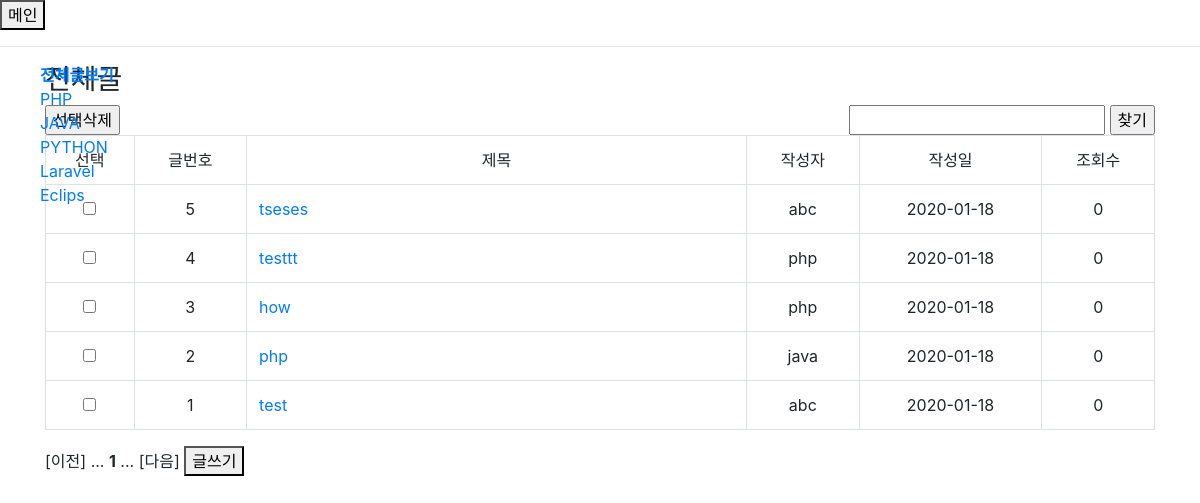
Page /list.php on the committed database.
### tables this page shows
create table category_tb(
	category_no int primary key auto_increment,
    category_nm varchar(20) 
)default charset = utf8;

create table contents_tb(
	content_no int primary key auto_increment,
    title varchar(20) not null,
    content mediumtext,
	user_no int,
    category_no int,
    write_dt datetime,
    view_cnt int default 0,
    foreign key (user_no) references user_tb(user_no) on delete cascade,
    foreign key (category_no) references category_tb(category_no) on delete cascade
)default charset = utf8;

### list.php (the view, shortened to what this page needs)
<!DOCTYPE html>
<html>
<head>
    <link rel="stylesheet" href="css/bootstrap.css">
    <link rel="stylesheet" href="list.css">
</head>
<body>
<header>
    <button id="main" onclick="location.href='main.php'">메인</button>
</header>
<hr>
<div class='category'>
<ul>
    <a href="list.php?category=0"><li><b>전체글보기</b></li></a>
    <?php
    $pdo = DB_conn();
    try
    {   $query = "SELECT * from category_tb";
        $stmh = $pdo->prepare($query);
        $stmh->execute();
    }
    catch(PDOException $e){ print 'err: '.$e->getMessage(); }
    while($row=$stmh->fetch(PDO::FETCH_ASSOC))
    {   $cg_no = $row['category_no'];
        $cg_nm = $row['category_nm'];
        print "<a href='list.php?category=$cg_no'><li>$cg_nm</li></a>";
    }
    ?>
</ul>
</div>
<div class="container">
<h3>전체글</h1>
<div class="search">
    <form action="list.php" method="get" autocomplete="off">
        <input type="text" name="search">
        <input type="submit" value="찾기">
    </form>
</div>
<?php
try
{   $query = "SELECT is_admin from user_tb where id='$id'";
    $stmh = $pdo->prepare($query);
    $stmh->execute();
}
catch(PDOException $e){print 'err: '.$e->getMessage();}
$row = $stmh->fetch(PDO::FETCH_ASSOC);
$power = $row['is_admin'];
if($power==0)
{?>
    <form action="delete.php" method="POST" class="select">
        <input type="submit" value="선택삭제">
<?php
}
$category = 0;
$category_nm = '';
try
{
    if(isset($_GET['search']) && $category==0)
    {   $key = $_GET['search'];
        $query = "SELECT count(content_no) as total FROM list_view where title like '%$key%'";
        $stmh=$pdo->prepare($query);
        $stmh->execute();
    }
    elseif(isset($_GET['search']) && $category>0)
    {   $key = $_GET['search'];
        $query = "SELECT count(content_no) as total FROM list_view where title like '%$key%' and category_no=$category";
        $stmh=$pdo->prepare($query);
        $stmh->execute();
    }
    elseif($category>0)
    {   $query = "SELECT count(content_no) as total FROM list_view where category_no=$category";
        $stmh=$pdo->prepare($query);
        $stmh->execute();
    }
    else
    {   $query = "SELECT count(content_no) as total FROM list_view";
        $stmh=$pdo->prepare($query);
        $stmh->execute();
    }
}
catch(PDOException $e)
{   print 'err: '. $e->getMessage();   }
$row=$stmh->fetch(PDO::FETCH_ASSOC);
$total = $row['total'];
$page_set = 15;
$block_set = 5;
$total_page = ceil ($total / $page_set);
$total_block = ceil ($total_page / $block_set);
$page = 1;
$block = ceil ($page / $block_set);
$limit_idx = ($page - 1) * $page_set;
try
{
    if(isset($key) && $category==0)
    {   $query = "SELECT * from list_view where title like '%$key%' order by content_no desc limit $limit_idx, $page_set";
        $stmh=$pdo->prepare($query);
        $stmh->execute();
        print $key . ' 검색결과';
    }
    else
    if(isset($key) && $category>0)
    {   $query = "SELECT * from list_view where title like '%$key%' and category_no=$category order by content_no desc limit $limit_idx, $page_set";
        $stmh=$pdo->prepare($query);
        $stmh->execute();
        print $key . ' 검색결과';
        ?>
        <script>// 카테고리 이름으로 게시판 이름 변경
            $(document).ready(function(){
                $("h3").text("<?= $category_nm ?>");
            });
        </script>
        <?php
    }
    else
    if($category>0)
    {   $query = "SELECT * from list_view where category_no=$category order by content_no desc limit $limit_idx, $page_set";
        $stmh=$pdo->prepare($query);
        $stmh->execute();
        ?>
        <script>// 카테고리 이름으로 게시판 이름 변경
            $(document).ready(function(){
                $("h3").text("<?= $category_nm ?>");
            });
        </script>
        <?php
    }
    else
    {   $query = "SELECT * from list_view order by content_no desc limit $limit_idx, $page_set";
        $stmh=$pdo->prepare($query);
        $stmh->execute();
    }
}
catch(PDOException $e)
{   print 'err: '. $e->getMessage();   }
if($power==0)
{?>
    <table border=1 class='table table-bordered'>
        <tr align="center">
            <td>선택</td><td>글번호</td><td>제목</td><td>작성자</td><td>작성일</td><td>조회수</td>
        </tr>
    <?php
    while($row=$stmh->fetch(PDO::FETCH_ASSOC))
    {   print "<tr>";
        print "<td align=center><input type='checkbox' name='check[]' value='".$row['content_no']."'></td>";
        print "<td align=center>" . $row['content_no'] . "</td>";
        print "<td width=500px><a href='show.php?content_no=". $row['content_no'] ."'>" . $row['title'] . "</a></td>";
        print "<td align=center>".$row['id']."</td>";
        $date = $row['write_dt'];
        $dateVal = substr($date,0,10);
        print "<td align=center>".$dateVal."</td>";
        print "<td align=center>".$row['view_cnt']."</td>";
        print "</tr>";
    }
}
else
{?>
    <table border=1 class='table table-bordered'>
        <tr align="center">
            <td>글번호</td><td>제목</td><td>작성자</td><td>작성일</td><td>조회수</td>
        </tr>
    <?php
    while($row=$stmh->fetch(PDO::FETCH_ASSOC))
    {   print "<tr>";
        print "<td align=center>" . $row['content_no'] . "</td>";
        print "<td width=500px><a href='show.php?content_no=". $row['content_no'] ."'>" . $row['title'] . "</a></td>";
        print "<td align=center>".$row['id']."</td>";
        $date = $row['write_dt'];
        $dateVal = substr($date,0,10);
        print "<td align=center>".$dateVal."</td>";
        print "<td align=center>".$row['view_cnt']."</td>";
        print "</tr>";
    }
}
?>
</table>
</form>
<span class="paging">
<?php
$first_page = (($block - 1) * $block_set) + 1;
$last_page = min ($total_page, $block * $block_set);
$prev_page = $page - 1;
$next_page = $page + 1;
$prev_block = $block - 1;
$next_block = $block + 1;
$prev_block_page = $prev_block * $block_set;
$next_block_page = $next_block * $block_set - ($block_set - 1);
if(isset($key))
{   print ($prev_page > 0) ? "<a href='".$_SERVER['PHP_SELF']."?search=$key&category=$category&page=$prev_page'>[이전]</a> " : "[이전] ";
    print ($prev_block > 0) ? "<a href='".$_SERVER['PHP_SELF']."?search=$key&category=$category&page=$prev_block_page'>...</a> " : "... ";
}
else
{   print ($prev_page > 0) ? "<a href='".$_SERVER['PHP_SELF']."?category=$category&page=$prev_page'>[이전]</a> " : "[이전] ";
    print ($prev_block > 0) ? "<a href='".$_SERVER['PHP_SELF']."?category=$category&page=$prev_block_page'>...</a> " : "... ";}
for ($i=$first_page; $i<=$last_page; $i++)
{   if(isset($key))
    {   print ($i != $page) ? "<a href='".$_SERVER['PHP_SELF']."?search=$key&category=$category&page=$i'>$i</a> " : "<b>$i</b> ";   }
    else
    {   print ($i != $page) ? "<a href='".$_SERVER['PHP_SELF']."?category=$category&page=$i'>$i</a> " : "<b>$i</b> ";}
}
if(isset($key))
{   print ($next_block <= $total_block) ? "<a href='".$_SERVER['PHP_SELF']."?search=$key&category=$category&page=$next_block_page'>...</a> " : "... ";
    print ($next_page <= $total_page) ? "<a href='".$_SERVER['PHP_SELF']."?search=$key&category=$category&page=$next_page'>[다음]</a>" : "[다음]";
}
else
{   print ($next_block <= $total_block) ? "<a href='".$_SERVER['PHP_SELF']."?category=$category&page=$next_block_page'>...</a> " : "... ";
    print ($next_page <= $total_page) ? "<a href='".$_SERVER['PHP_SELF']."?category=$category&page=$next_page'>[다음]</a>" : "[다음]";
}
?>
</span>
<button onclick="location.href='insert.php'">글쓰기</button>
</div>
</body>
</html>

### list.css (style rules this page uses)
ul { list-style: none; }
a:link { text-decoration: none; }

### list.php (style rules this page uses)
.search { float: right; }
.category { position: absolute; }

### rows in the picture
category_tb: category_nm "PHP"
category_tb: category_nm "JAVA"
category_tb: category_nm "PYTHON"
category_tb: category_nm "Laravel"
category_tb: category_nm "Eclips"
contents_tb: content_no "5", title "tseses", id "abc", write_dt "2020-01-18", view_cnt "0"
contents_tb: content_no "4", title "testtt", id "php", write_dt "2020-01-18", view_cnt "0"
contents_tb: content_no "3", title "how", id "php", write_dt "2020-01-18", view_cnt "0"
contents_tb: content_no "2", title "php", id "java", write_dt "2020-01-18", view_cnt "0"
contents_tb: content_no "1", title "test", id "abc", write_dt "2020-01-18", view_cnt "0"
